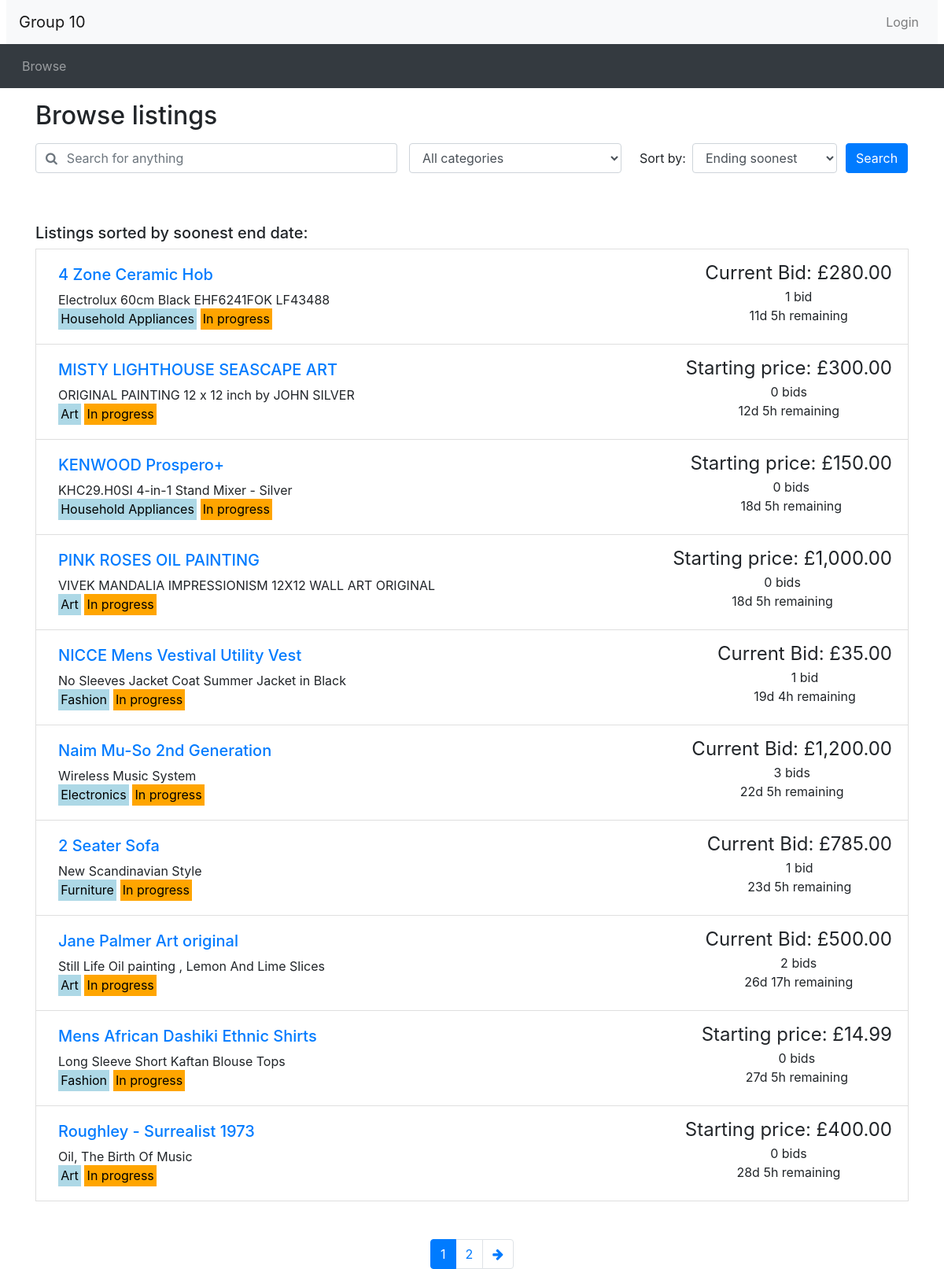
Screenshot of /browse.php with the database file from the repository.
### tables this page shows
CREATE TABLE Auction 
(
    itemID INT NOT NULL AUTO_INCREMENT PRIMARY KEY,
    itemName VARCHAR(64) NOT NULL,
    itemDescription VARCHAR(4000) NOT NULL,
    sellerID INT NOT NULL ,
    categoryID INT NOT NULL,
    startDateTime TIMESTAMP NOT NULL,
    endDateTime TIMESTAMP NOT NULL,
    startingPrice DECIMAL(12,2) NOT NULL,
    reservePrice DECIMAL(12,2) NOT NULL,
    FOREIGN KEY (sellerID) REFERENCES Users(userID) ON DELETE CASCADE,
    FOREIGN KEY (categoryID) REFERENCES Category(categoryID) ON DELETE CASCADE
);

CREATE TABLE Category 
(
    categoryID INT NOT NULL AUTO_INCREMENT PRIMARY KEY,
    categoryName VARCHAR(64) NOT NULL
);

CREATE TABLE Bid 
(
    bidID INT NOT NULL AUTO_INCREMENT PRIMARY KEY,
    itemID INT NOT NULL ,
    buyerID INT NOT NULL ,
    bidTimeStamp TIMESTAMP ON UPDATE CURRENT_TIMESTAMP NOT NULL,
    bidPrice DECIMAL(12,2) NOT NULL,
    FOREIGN KEY (itemID) REFERENCES Auction(itemID) ON DELETE CASCADE,
    FOREIGN KEY (buyerID) REFERENCES Users(userID) ON DELETE CASCADE
);

### utilities.php (the view, shortened to what this page needs)
<?php
function display_time_remaining($interval) {
    if ($interval->days == 0 && $interval->h == 0) {
      $time_remaining = $interval->format('%im %Ss');
    }
    else if ($interval->days == 0) {
      $time_remaining = $interval->format('%hh %im');
    }
    else {
      $time_remaining = $interval->format('%ad %hh');
    }
  return $time_remaining;
}
function print_listing_li($item_id, $title, $desc, $price, $num_bids, $end_time, $category, $status, $userID, $connection)
{
  if (strlen($desc) > 250) {
    $desc_shortened = substr($desc, 0, 250) . '...';
  }
  else {
    $desc_shortened = $desc;
  }
  if ($num_bids == 1) {
    $bid = ' bid';
  }
  else {
    $bid = ' bids';
  }
  $now = new DateTime();
  if ($now > $end_time) {
    $time_remaining = 'This auction has ended';
  }
  else {
    $time_to_end = date_diff($now, $end_time);
    $time_remaining = display_time_remaining($time_to_end) . ' remaining';
  }
  if (in_array($status, ['In progress'])) {
    $mark_status = '<mark style="background: orange;">';
  } elseif (in_array($status, ['Won', 'Sold'])) {
    $mark_status = '<mark style="background: green;">';
  } elseif (in_array($status, ['Loss', 'Not sold'])) {
    $mark_status = '<mark style="background: red;">';
  } else {
    $mark_status = '<mark style="background: grey;">';
  }
  $query = "SELECT *
            FROM Bid WHERE buyerID = '{$userID}'
            AND itemID = '{$item_id}'
            ORDER BY bidID DESC ";
  $userBidResult = mysqli_query($connection, $query);
  if (mysqli_num_rows($userBidResult) > 0){
    $userBidDetails = mysqli_fetch_assoc($userBidResult);
    $userBidPrice = $userBidDetails['bidPrice'];
    echo(
      '<li class="list-group-item d-flex justify-content-between">
      <div class="p-2 mr-5">
        <h5><a href="listing.php?item_id=' . $item_id . '">' . $title . '</a></h5>' .
        $desc_shortened . '<br/>' .
        '<mark style="background: lightblue;">' . $category . '</mark>&nbsp;' .
        $mark_status . $status . '</mark>' .
      '</div>
      <div>
      <span style="font-size: 1.5em">Your Bid: £' . number_format($userBidPrice,2) . '</span><br/>' .
      '</div>
      <div class="text-center text-nowrap">
        <span style="font-size: 1.5em">Current Bid: £' . number_format($price, 2) . '</span><br/>' .
        $num_bids . $bid . '<br/>' .
        $time_remaining .
      '</div>
      </li>'
    );
  } else if ($num_bids > 0) {
    echo(
      '<li class="list-group-item d-flex justify-content-between">
      <div class="p-2 mr-5">
        <h5><a href="listing.php?item_id=' . $item_id . '">' . $title . '</a></h5>' .
        $desc_shortened . '<br/>' .
        '<mark style="background: lightblue;">' . $category . '</mark>&nbsp;' .
        $mark_status . $status . '</mark>' .
      '</div>
      <div class="text-center text-nowrap">
        <span style="font-size: 1.5em">Current Bid: £' . number_format($price, 2) . '</span><br/>' .
        $num_bids . $bid . '<br/>' .
        $time_remaining .
      '</div>
      </li>'
    );
  } else {
    echo(
      '<li class="list-group-item d-flex justify-content-between">
      <div class="p-2 mr-5">
        <h5><a href="listing.php?item_id=' . $item_id . '">' . $title . '</a></h5>' .
        $desc_shortened . '<br/>' .
        '<mark style="background: lightblue;">' . $category . '</mark>&nbsp;' .
        $mark_status . $status . '</mark>' .
      '</div>
      <div class="text-center text-nowrap">
        <span style="font-size: 1.5em">Starting price: £' . number_format($price, 2) . '</span><br/>' .
        $num_bids . $bid . '<br/>' .
        $time_remaining .
      '</div>
      </li>'
    );
  }
}
function print_all_listings($connection, $result, $userID, $pageType) {
  while ($listing = mysqli_fetch_assoc($result)){
    $item_id = intval($listing['itemID']);
    $title = $listing['itemName'];
    $desc = $listing['itemDescription'];
    $category = $listing['categoryName'];
    $end_time = new DateTime($listing['endDateTime']);
    $mybids = mysqli_query($connection, "SELECT * FROM Bid WHERE itemID=$item_id ORDER BY bidID DESC");
    if (mysqli_num_rows($mybids) > 0){
      $latestBid = mysqli_fetch_row($mybids);
      $buyerID = $latestBid[2];
      $price = $latestBid[4];
      $num_bids = mysqli_num_rows($mybids);
    } else {
      $num_bids = 0;
      $price = $listing['startingPrice'];
    }
    $now = new DateTime();
    if ($now > $end_time) {
      if ($price >= $listing['reservePrice']) {
        if ($pageType == 'bids') {
          if ($buyerID == $userID) {
            $status = 'Won';
          } else {
            $status = 'Loss';
          }
        } else {
          $status = 'Sold';
        }
      } else {
        if ($pageType == 'bids') {
          $status = 'Loss';
        } else {
          $status = 'Not sold';
        }
      }
    } else {
      $status = 'In progress';
    }
    print_listing_li($item_id, $title, $desc, $price, $num_bids, $end_time, $category, $status, $userID, $connection);
  }
}
function implode_colName($result, $colName) {
  $arr = array();
  while ($listing = mysqli_fetch_assoc($result)){
    $arr[] = $listing[$colName];
  }
  $imploded = implode(',', $arr);
  return $imploded;
}
?>

### rows the page displays
auction: itemName "4 Zone Ceramic Hob", itemDescription "Electrolux 60cm Black EHF6241FOK LF43488", categoryID.categoryName "Household Appliances", endDateTime "In progress", bid.bidPrice "280.00", num_bids "1", bid "bid", time_remaining "11d 5h remaining"
auction: itemName "MISTY LIGHTHOUSE SEASCAPE ART", itemDescription "ORIGINAL PAINTING 12 x 12 inch by JOHN SILVER", categoryID.categoryName "Art", endDateTime "In progress", startingPrice "300.00", time_remaining "12d 5h remaining"
auction: itemName "KENWOOD Prospero+", itemDescription "KHC29.H0SI 4-in-1 Stand Mixer - Silver", categoryID.categoryName "Household Appliances", endDateTime "In progress", startingPrice "150.00", time_remaining "18d 5h remaining"
auction: itemName "PINK ROSES OIL PAINTING", itemDescription "VIVEK MANDALIA IMPRESSIONISM 12X12 WALL ART ORIGINAL", categoryID.categoryName "Art", endDateTime "In progress", startingPrice "1,000.00", time_remaining "18d 5h remaining"
auction: itemName "NICCE Mens Vestival Utility Vest", itemDescription "No Sleeves Jacket Coat Summer Jacket in Black", categoryID.categoryName "Fashion", endDateTime "In progress", bid.bidPrice "35.00", num_bids "1", bid "bid", time_remaining "19d 4h remaining"
auction: itemName "Naim Mu-So 2nd Generation", itemDescription "Wireless Music System", categoryID.categoryName "Electronics", endDateTime "In progress", bid.bidPrice "1,200.00", num_bids "3", bid "bids", time_remaining "22d 5h remaining"
auction: itemName "2 Seater Sofa", itemDescription "New Scandinavian Style", categoryID.categoryName "Furniture", endDateTime "In progress", bid.bidPrice "785.00", num_bids "1", bid "bid", time_remaining "23d 5h remaining"
auction: itemName "Jane Palmer Art original", itemDescription "Still Life Oil painting , Lemon And Lime Slices", categoryID.categoryName "Art", endDateTime "In progress", bid.bidPrice "500.00", num_bids "2", bid "bids", time_remaining "26d 17h remaining"
auction: itemName "Mens African Dashiki Ethnic Shirts", itemDescription "Long Sleeve Short Kaftan Blouse Tops", categoryID.categoryName "Fashion", endDateTime "In progress", startingPrice "14.99", time_remaining "27d 5h remaining"
auction: itemName "Roughley - Surrealist 1973", itemDescription "Oil, The Birth Of Music", categoryID.categoryName "Art", endDateTime "In progress", startingPrice "400.00", time_remaining "28d 5h remaining"
